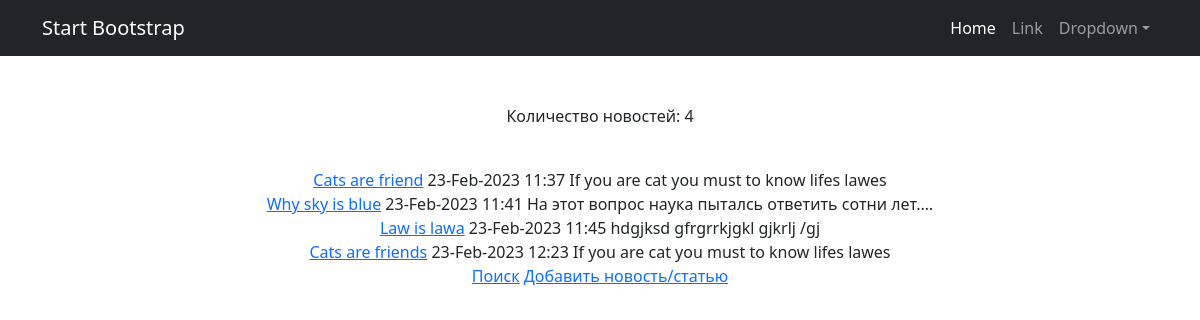
Before: /news/ with the older database file.
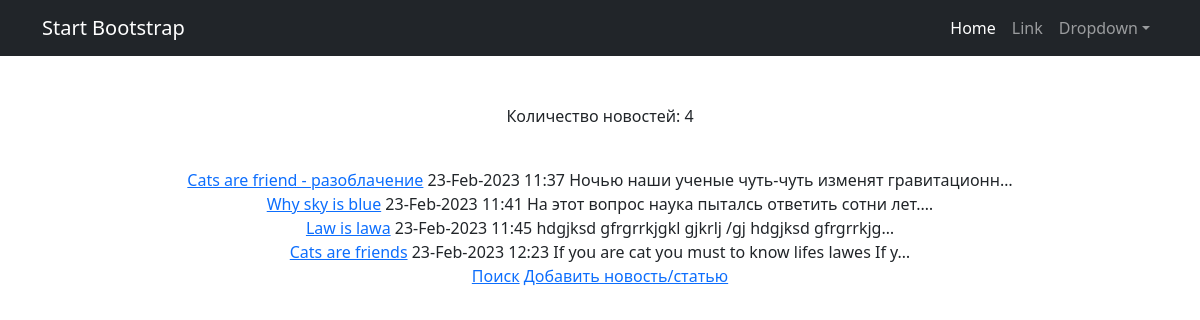
After: the same page with the newer database file.
### news/models.py (models this page shows, shortened)
class Post(models.Model):
    article = 'AR'
    news = 'NE'
    TYPE_OF_CONTENT = [
        (article, 'Статья'),
        (news, 'Новость')
    ]
    title = models.CharField(max_length=100) #заголовок статьи/новости;
    text = models.TextField() #текст статьи/новости;
    type_of_content = models.CharField(max_length=2, choices=TYPE_OF_CONTENT, default=news) #поле с выбором — «статья» или «новость»;
    rating = models.IntegerField(default = 0) #рейтинг статьи/новости.
    datetime = models.DateTimeField(auto_now_add=True) #автоматически добавляемая дата и время создания;
    category = models.ManyToManyField(Category, through="PostCategory")
    author = models.ForeignKey(Author, on_delete=models.CASCADE)

### news/views.py (the view)
# urls.py: path('', NewsList.as_view()),
class NewsList(ListView):
    model = Post
    template_name = 'news.html'
    context_object_name = 'news'
    paginate_by = 10
    def get_context_data(self, **kwargs): # забираем отфильтрованные объекты переопределяя метод get_context_data у наследуемого класса (привет, полиморфизм, мы скучали!!!)
        context = super().get_context_data(**kwargs)
        context['filter'] = NewsFilter(self.request.GET, queryset=self.get_queryset()) # вписываем наш фильтр в контекст
        return context

### news/templatetags/censor.py (called while the page is built)
@register.filter(name='Censor')
def Censor(value):
    all_words = value.split(' ')
    result = ''
    for word in all_words:
        if word == 'блять':
            word = '*****'
            result += ' ' + word
        elif word == 'блять,':
            word = '*****,'
            result += ' ' + word
        elif word == 'блять!':
            word = '*****,'
            result += ' ' + word
        elif word == 'блять.':
            word = '*****,'
            result += ' ' + word
        elif word == 'блять?':
            word = '*****,'
            result += ' ' + word
        else:
            result += ' ' + word
    return result

### templates/news.html (shortened to what this page needs)
{% extends 'flatpages/default.html' %}
{% load censor %}
{% block content%}
    {% if news|length > 1 %}
        <p>Количество новостей: {{news|length}}</p>
        <br>
        {% for NnA in news%}
            <a href={{NnA.pk}}>{{NnA.title}}</a> {{NnA.datetime|date:'d-M-Y H:i'}} {{NnA.text|Censor|truncatechars:50}}
            <br>
        {% endfor %}
        {% else %}
        <p>{{news.get_type_of_content_display}} {{news.title}} Автор: {{news.author.user.username}} Категория: {{news.category}} Дата публикации:{{news.datetime|date:'d-M-Y H:i'}}</p>
        <div>{{news.text|Censor}}</div>
        <p>Рейтинг статьи: {{news.rating}}</p>
        <a href = {{news.pk}}/edit>Редактировать</a>
    {%endif%}
    <p><a href = 'search'>Поиск</a> <a href = 'add'>Добавить новость/статью</a></p>
{% endblock content%}

Changed rows visible on the page:
changed Post: title "Cats are friend" → "Cats are friend - разоблачение"; text|Censor "If you are cat you must to know lifes lawes" → "Ночью наши ученые чуть-чуть изменят гравитационн…"
changed Post "Law is lawa": text|Censor "hdgjksd gfrgrrkjgkl gjkrlj /gj" → "hdgjksd gfrgrrkjgkl gjkrlj /gj hdgjksd gfrgrrkjg…"
changed Post "Cats are friends": text|Censor "If you are cat you must to know lifes lawes" → "If you are cat you must to know lifes lawes If y…"
